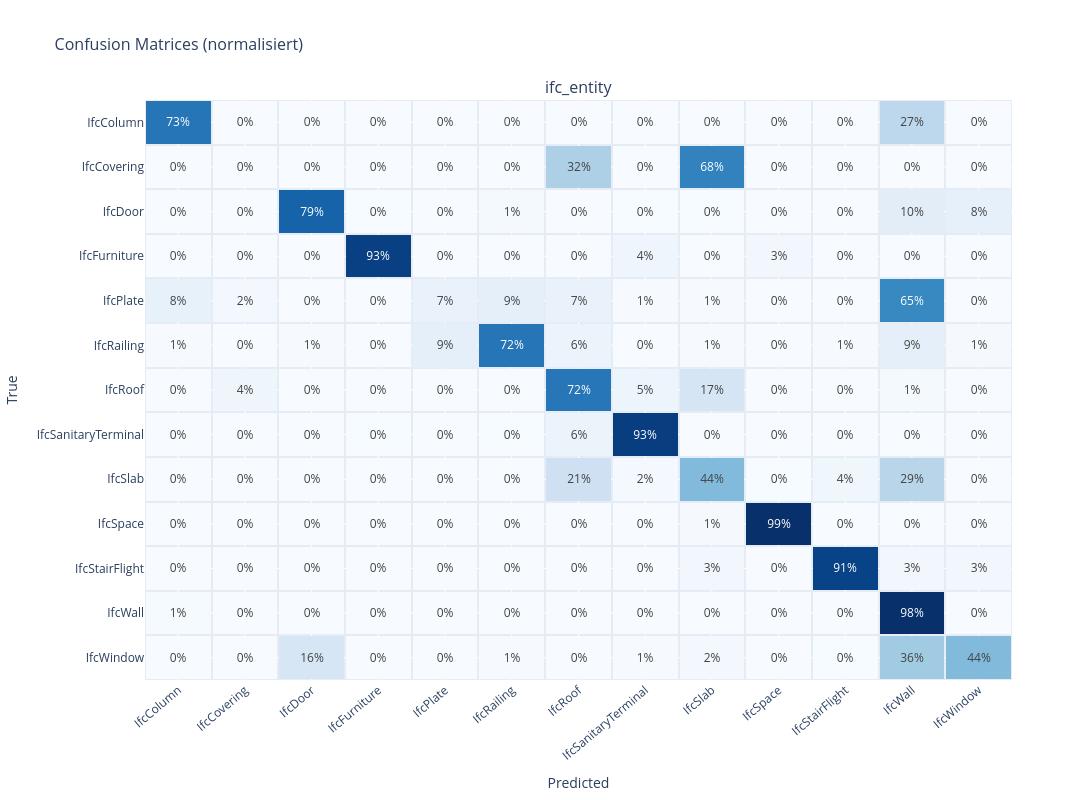
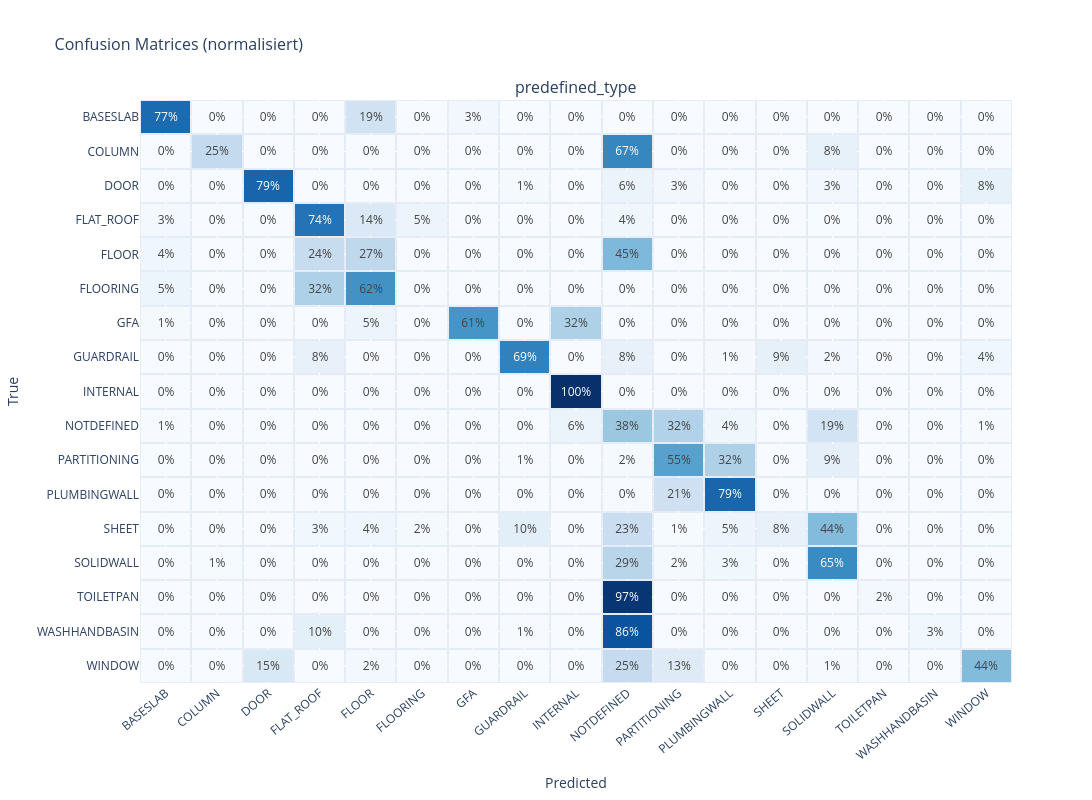
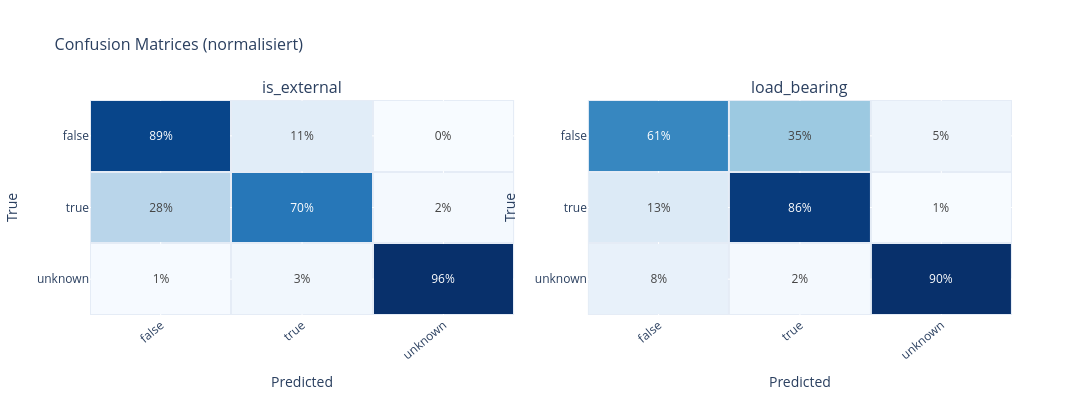

The notebook cell these images were saved under, in order:
### Code cell
# compute confusion matrices for all labels on the validation set and show them normalized (by true label count)
plot_confusion_matrices(val_cms, label="ifc_entity", ncols=1, normalize=True)
plot_confusion_matrices(val_cms, label="predefined_type", ncols=1, normalize=True)
plot_confusion_matrices(val_cms, label=["is_external", "load_bearing"], ncols=2, height=400, normalize=True)

### Figure 1 — Plotly figure (JSON) as saved in the notebook; plotly's stock layout.template omitted (floating-point values rounded to 4 significant figures; data arrays with more than 128 entries replaced by an {"elided": "..."} marker saying what was removed)
{"data": [{"colorscale": [[0, "rgb(247,251,255)"], [0.125, "rgb(222,235,247)"], [0.25, "rgb(198,219,239)"], [0.375, "rgb(158,202,225)"], [0.5, "rgb(107,174,214)"], [0.625, "rgb(66,146,198)"], [0.75, "rgb(33,113,181)"], [0.875, "rgb(8,81,156)"], [1, "rgb(8,48,107)"]], "hovertemplate": "True: %{y}<br>Predicted: %{x}<br>Recall: %{z:.1%}<extra></extra>", "showscale": false, "text": {"elided": "13x13 float values"}, "texttemplate": "%{z:.0%}", "type": "heatmap", "x": ["IfcColumn", "IfcCovering", "IfcDoor", "IfcFurniture", "IfcPlate", "IfcRailing", "IfcRoof", "IfcSanitaryTerminal", "IfcSlab", "IfcSpace", "IfcStairFlight", "IfcWall", "IfcWindow"], "xaxis": "x", "xgap": 2, "y": ["IfcColumn", "IfcCovering", "IfcDoor", "IfcFurniture", "IfcPlate", "IfcRailing", "IfcRoof", "IfcSanitaryTerminal", "IfcSlab", "IfcSpace", "IfcStairFlight", "IfcWall", "IfcWindow"], "yaxis": "y", "ygap": 2, "z": {"elided": "13x13 float values"}}], "layout": {"annotations": [{"font": {"size": 16}, "showarrow": false, "text": "ifc_entity", "x": 0.5, "xanchor": "center", "xref": "paper", "y": 1, "yanchor": "bottom", "yref": "paper"}], "height": 800, "title": {"font": {"size": 16}, "text": "Confusion Matrices (normalisiert)"}, "width": 1400, "xaxis": {"anchor": "y", "domain": [0, 1], "tickangle": -40, "title": {"text": "Predicted"}}, "yaxis": {"anchor": "x", "autorange": "reversed", "domain": [0, 1], "title": {"text": "True"}}}}

### Figure 2 — Plotly figure (JSON) as saved in the notebook; plotly's stock layout.template omitted (floating-point values rounded to 4 significant figures; data arrays with more than 128 entries replaced by an {"elided": "..."} marker saying what was removed)
{"data": [{"colorscale": [[0, "rgb(247,251,255)"], [0.125, "rgb(222,235,247)"], [0.25, "rgb(198,219,239)"], [0.375, "rgb(158,202,225)"], [0.5, "rgb(107,174,214)"], [0.625, "rgb(66,146,198)"], [0.75, "rgb(33,113,181)"], [0.875, "rgb(8,81,156)"], [1, "rgb(8,48,107)"]], "hovertemplate": "True: %{y}<br>Predicted: %{x}<br>Recall: %{z:.1%}<extra></extra>", "showscale": false, "text": {"elided": "17x17 float values"}, "texttemplate": "%{z:.0%}", "type": "heatmap", "x": ["BASESLAB", "COLUMN", "DOOR", "FLAT_ROOF", "FLOOR", "FLOORING", "GFA", "GUARDRAIL", "INTERNAL", "NOTDEFINED", "PARTITIONING", "PLUMBINGWALL", "SHEET", "SOLIDWALL", "TOILETPAN", "WASHHANDBASIN", "WINDOW"], "xaxis": "x", "xgap": 2, "y": ["BASESLAB", "COLUMN", "DOOR", "FLAT_ROOF", "FLOOR", "FLOORING", "GFA", "GUARDRAIL", "INTERNAL", "NOTDEFINED", "PARTITIONING", "PLUMBINGWALL", "SHEET", "SOLIDWALL", "TOILETPAN", "WASHHANDBASIN", "WINDOW"], "yaxis": "y", "ygap": 2, "z": {"elided": "17x17 float values"}}], "layout": {"annotations": [{"font": {"size": 16}, "showarrow": false, "text": "predefined_type", "x": 0.5, "xanchor": "center", "xref": "paper", "y": 1, "yanchor": "bottom", "yref": "paper"}], "height": 800, "title": {"font": {"size": 16}, "text": "Confusion Matrices (normalisiert)"}, "width": 1400, "xaxis": {"anchor": "y", "domain": [0, 1], "tickangle": -40, "title": {"text": "Predicted"}}, "yaxis": {"anchor": "x", "autorange": "reversed", "domain": [0, 1], "title": {"text": "True"}}}}

### Figure 3 — Plotly figure (JSON) as saved in the notebook; plotly's stock layout.template omitted (floating-point values rounded to 4 significant figures)
{"data": [{"colorscale": [[0, "rgb(247,251,255)"], [0.125, "rgb(222,235,247)"], [0.25, "rgb(198,219,239)"], [0.375, "rgb(158,202,225)"], [0.5, "rgb(107,174,214)"], [0.625, "rgb(66,146,198)"], [0.75, "rgb(33,113,181)"], [0.875, "rgb(8,81,156)"], [1, "rgb(8,48,107)"]], "hovertemplate": "True: %{y}<br>Predicted: %{x}<br>Recall: %{z:.1%}<extra></extra>", "showscale": false, "text": [[0.8871, 0.1098, 0.003108], [0.2817, 0.7009, 0.01739], [0.007576, 0.0303, 0.9621]], "texttemplate": "%{z:.0%}", "type": "heatmap", "x": ["false", "true", "unknown"], "xaxis": "x", "xgap": 2, "y": ["false", "true", "unknown"], "yaxis": "y", "ygap": 2, "z": [[0.8871, 0.1098, 0.003108], [0.2817, 0.7009, 0.01739], [0.007576, 0.0303, 0.9621]]}, {"colorscale": [[0, "rgb(247,251,255)"], [0.125, "rgb(222,235,247)"], [0.25, "rgb(198,219,239)"], [0.375, "rgb(158,202,225)"], [0.5, "rgb(107,174,214)"], [0.625, "rgb(66,146,198)"], [0.75, "rgb(33,113,181)"], [0.875, "rgb(8,81,156)"], [1, "rgb(8,48,107)"]], "hovertemplate": "True: %{y}<br>Predicted: %{x}<br>Recall: %{z:.1%}<extra></extra>", "showscale": false, "text": [[0.6052, 0.3472, 0.04756], [0.1279, 0.8646, 0.00754], [0.07619, 0.02132, 0.9025]], "texttemplate": "%{z:.0%}", "type": "heatmap", "x": ["false", "true", "unknown"], "xaxis": "x2", "xgap": 2, "y": ["false", "true", "unknown"], "yaxis": "y2", "ygap": 2, "z": [[0.6052, 0.3472, 0.04756], [0.1279, 0.8646, 0.00754], [0.07619, 0.02132, 0.9025]]}], "layout": {"annotations": [{"font": {"size": 16}, "showarrow": false, "text": "is_external", "x": 0.23, "xanchor": "center", "xref": "paper", "y": 1, "yanchor": "bottom", "yref": "paper"}, {"font": {"size": 16}, "showarrow": false, "text": "load_bearing", "x": 0.77, "xanchor": "center", "xref": "paper", "y": 1, "yanchor": "bottom", "yref": "paper"}], "height": 400, "title": {"font": {"size": 16}, "text": "Confusion Matrices (normalisiert)"}, "width": 1400, "xaxis": {"anchor": "y", "domain": [0, 0.46], "tickangle": -40, "title": {"text": "Predicted"}}, "xaxis2": {"anchor": "y2", "domain": [0.54, 1], "tickangle": -40, "title": {"text": "Predicted"}}, "yaxis": {"anchor": "x", "autorange": "reversed", "domain": [0, 1], "title": {"text": "True"}}, "yaxis2": {"anchor": "x2", "autorange": "reversed", "domain": [0, 1], "title": {"text": "True"}}}}
